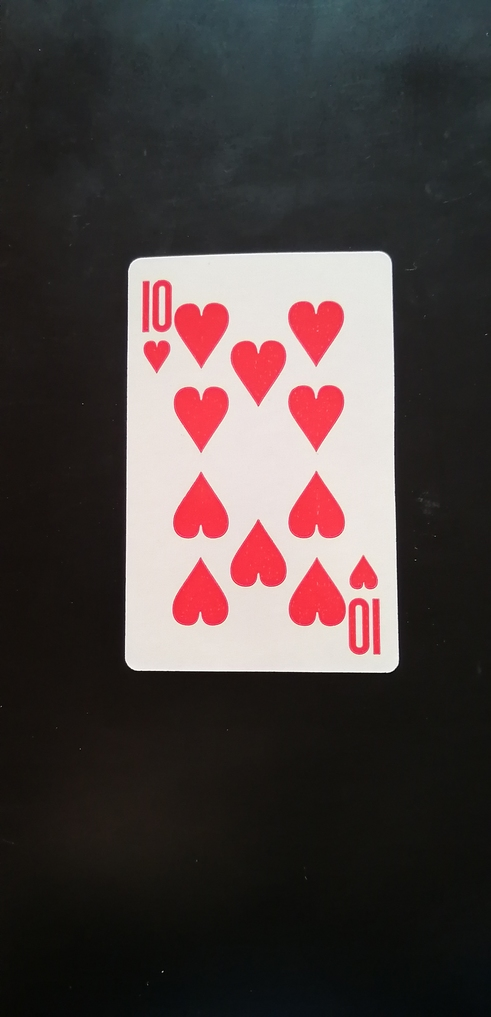
#> input picture data_sift/train/10h.jpg, 491 x 1017 px
$ python -i sift.py   (imports and definitions only)   (older library calls are emulated)
#> lines starting #> are read from the running program, lines starting #| are printed output that depends on the picture; after the words box and inside, x2 and y2 are one past the last pixel; in counts of white or black regions, pixels touching at a corner belong together
import cv2
import os
import glob
import matplotlib.pyplot as plt
import numpy as np


DATA_TRAIN_DIRECTORY = "data_sift/train"
DATA_TEST_SINGLE_DIRECTORY = "data_sift/test/single"
DATA_TEST_MULTIPLE_DIRECTORY = "data_sift/test/multiple"

sift = cv2.xfeatures2d.SIFT_create()

CLASSES = ["2c", "2d", "2h", "2s",
           "3c", "3d", "3h", "3s",
           "4c", "4d", "4h", "4s",
           "5c", "5d", "5h", "5s",
           "6c", "6d", "6h", "6s",
           "7c", "7d", "7h", "7s",
           "8c", "8d", "8h", "8s",
           "9c", "9d", "9h", "9s",
           "10c", "10d", "10h", "10s",
           "Ac", "Ad", "Ah", "As",
           "Jc", "Jd", "Jh", "Js",
           "Kc", "Kd", "Kh", "Ks",
           "Qc", "Qd", "Qh", "Qs"]


def to_gray_scale(img):
    img_gray = cv2.cvtColor(img, cv2.COLOR_RGB2GRAY)
    return img_gray


def preprocess_image(image):
    image = cv2.bilateralFilter(image, d=7, sigmaSpace=75, sigmaColor=75)
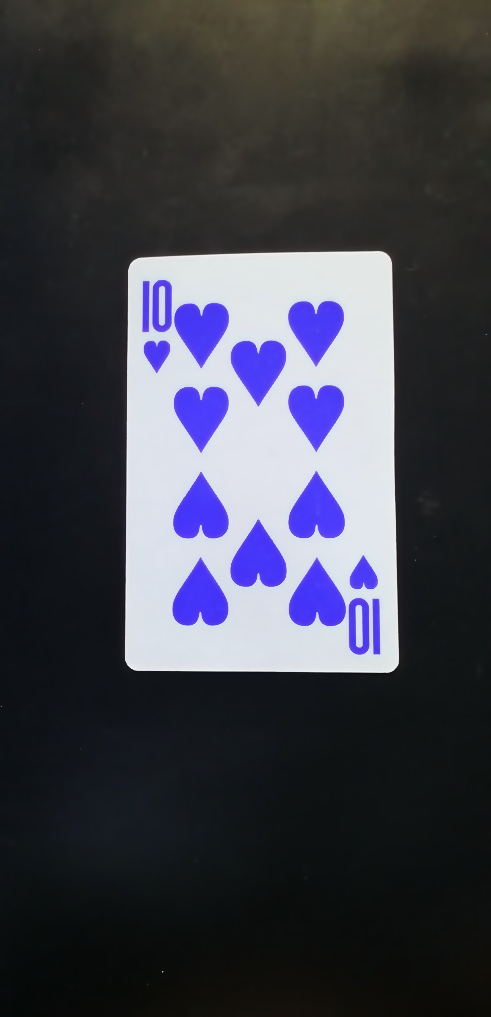
#> image: shape (1017, 491, 3); mean of channels 0, 1, 2 75.4, 65, 64.3; drawn as B, G, R
    img_gray = to_gray_scale(image)
#> in to_gray_scale, `img_gray = cv2.cvtColor(img, cv2.COLOR_RGB2GRAY)`:
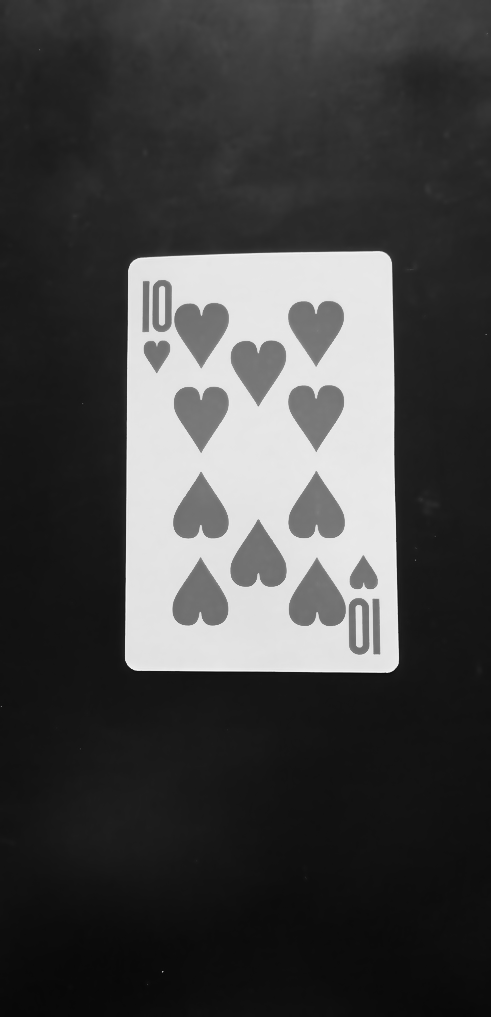
#> img_gray: shape (1017, 491); min 7, max 243, mean 68.1
    a = img_gray.max()
#> a = 243
    _, thresh = cv2.threshold(img_gray, a / 2 + 60, a, cv2.THRESH_BINARY)
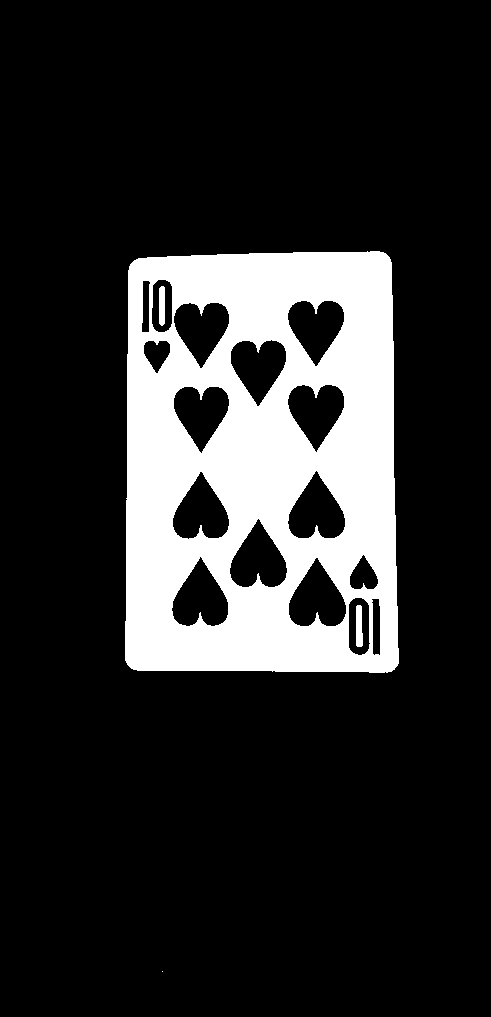
#> thresh: shape (1017, 491); values 0 (black) and 243 (white), 17% white; 4 white regions (1 under 20 px)
    return thresh


def get_contours(image):
    binary_image = preprocess_image(image)
    _, contours, hierarchy = cv2.findContours(binary_image, cv2.RETR_EXTERNAL, cv2.CHAIN_APPROX_SIMPLE)
#> contours = 2 contours, 1 with area under 20; largest, box (x1, y1, x2, y2) and area: (125, 251, 399, 673) 111242
    return contours, hierarchy


def crop_card(image):
    contours, hierarchy = get_contours(image)
    for cnt in contours:
        accuracy = 0.02 * cv2.arcLength(cnt, True)
        approx = cv2.approxPolyDP(cnt, accuracy, True)
        x, y, w, h = cv2.boundingRect(approx)
        if h/w < 1.4:
            continue
        img_crop = image[y:y+h, x:x+w]
#> this loop made 2 passes
#> (accuracy, x, y, w, h) on pass 1: (0, 162, 971, 1, 1)
#> (accuracy, approx, x, y, w, h) on pass 2: (27.24, [[385, 253], [130, 264], [131, 668], [397, 665]], 130, 253, 268, 416)
#> pass 2, in crop_card, `img_crop = image[y:y+h, x:x+w]`:
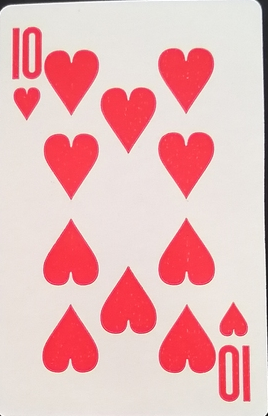
#> img_crop: shape (416, 268, 3); mean R, G, B 233.9, 184.6, 185.2
    return img_crop


# [202 lines left out: functions get_card_name, load_train_images, crop_and_rotate_card, load_test_single_cards, get_training_desc, get_test_desc and 7 more, not called in this run]


# [2 lines not run here, left out]

>>> import cv2
>>> picture = cv2.cvtColor(cv2.imread('data_sift/train/10h.jpg'), cv2.COLOR_BGR2RGB)
>>> result = crop_card(picture)

$ run again, on data_sift/train/6d.jpg
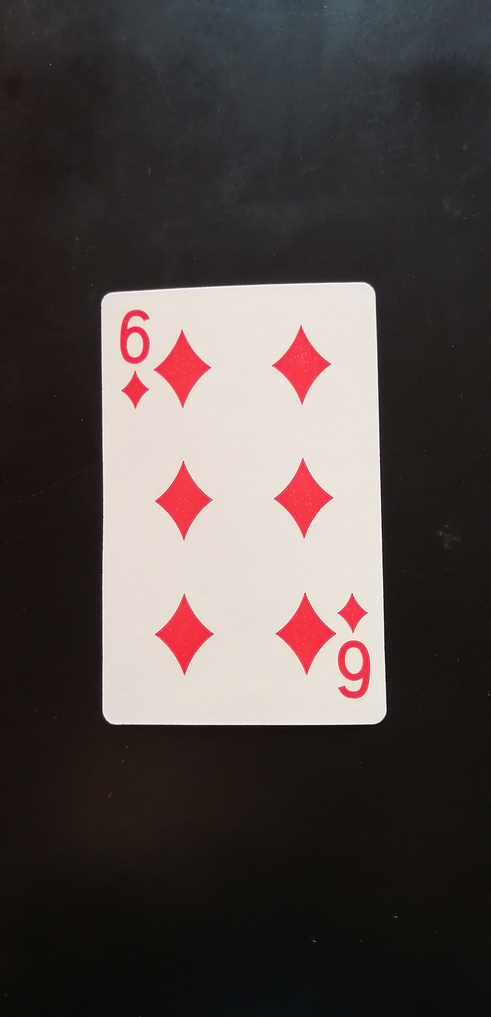
#> input picture data_sift/train/6d.jpg, 491 x 1017 px
#> a = 242
#> in preprocess_image, `_, thresh = cv2.threshold(img_gray, a / 2 + 60, a, cv2.THRESH_BINARY)`:
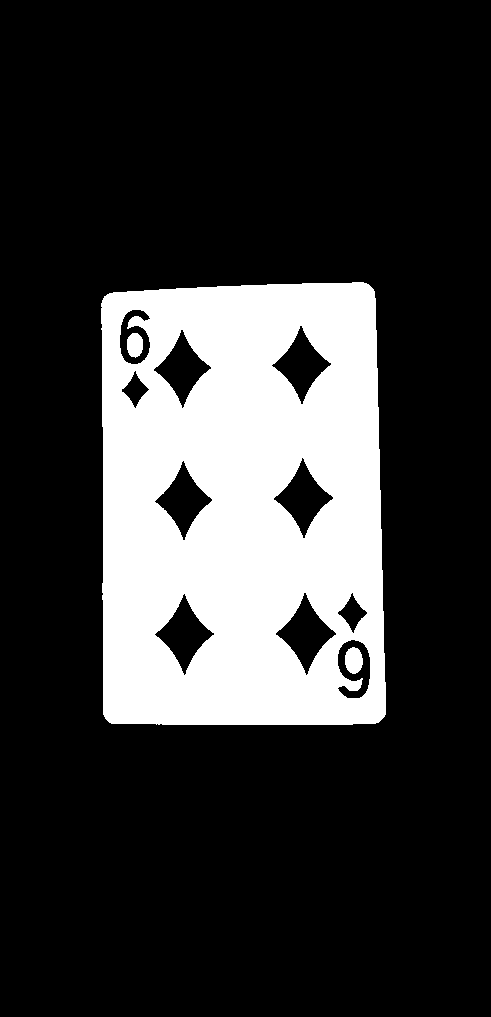
#> thresh: shape (1017, 491); values 0 (black) and 242 (white), 21.6% white; 3 white regions
#> in get_contours, `_, contours, hierarchy = cv2.findContours(binary_image, cv2.RETR_EXTER..`: contours = 1 contour; box (x1, y1, x2, y2) and area: (101, 282, 386, 725) 121170
#> the loop in crop_card, `for cnt in contours:` made 1 pass
#> (accuracy, approx, x, y, w, h) on pass 1: (28.5, [[368, 284], [104, 296], [109, 722], [384, 716]], 104, 284, 281, 439)
#> pass 1, in crop_card, `img_crop = image[y:y+h, x:x+w]`:
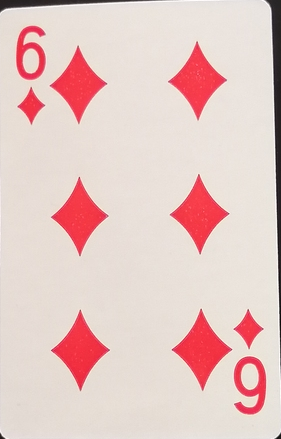
#> img_crop: shape (439, 281, 3); mean R, G, B 229.5, 201.3, 197.1
